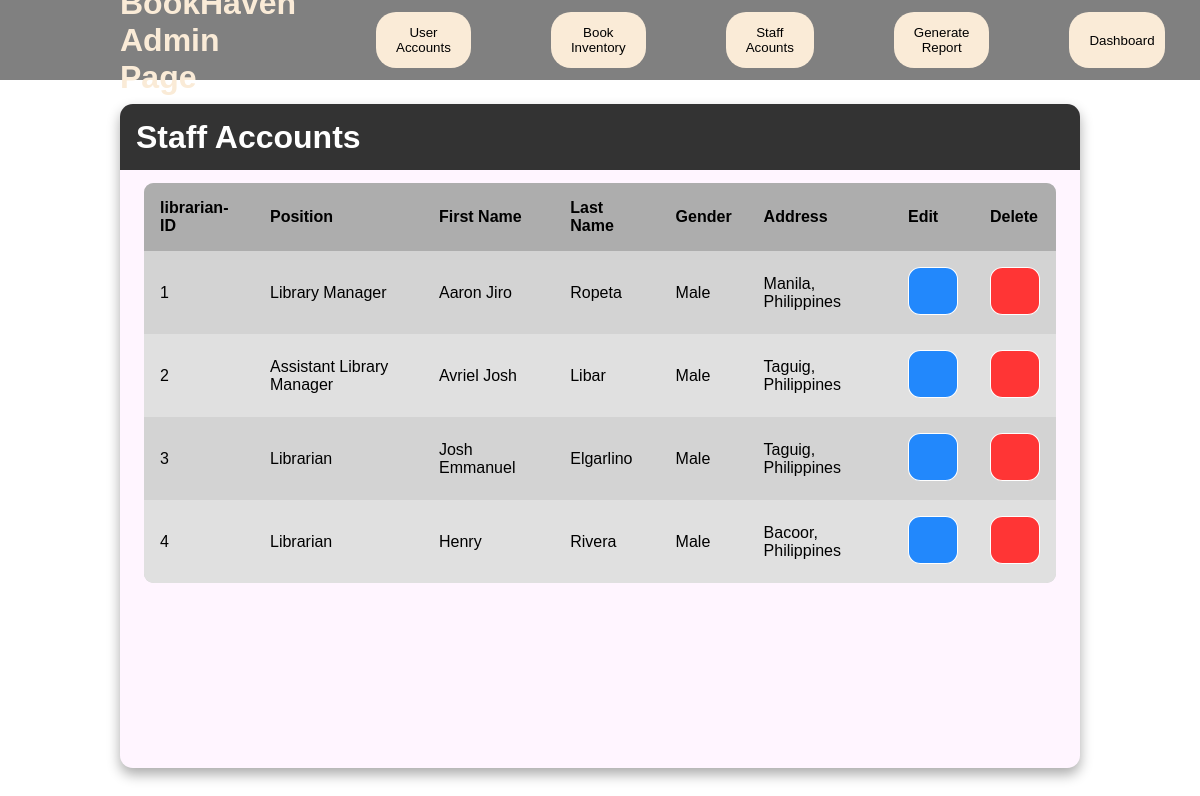
The page /admin-SA.php on the database its author committed.
### tables this page shows
CREATE TABLE `staff` (
  `librarian_id` int(11) NOT NULL,
  `position` varchar(255) NOT NULL,
  `f_name` varchar(255) NOT NULL,
  `l_name` varchar(255) NOT NULL,
  `gender` varchar(5) NOT NULL,
  `address` varchar(255) NOT NULL
);

### admin-SA.php (the view, shortened to what this page needs)
<?php
    $con = mysqli_connect("localhost", "root","","library management system");
    $sql_query = "SELECT *
                    FROM staff";
    $result = $con -> query($sql_query);
?>
<!DOCTYPE html>
<html lang="en">
<head>
    <link rel="stylesheet" href="styles/admin-UA1.css">
</head>
<body>
    <?php include 'admin-header.php'; ?>
    <main class="table">
        <section class="tb-header">
            <h1>Staff Accounts</h1>
        </section>
        <section class="tb-body">
            <table>
                <thead>
                    <tr>
                        <th> librarian-ID </th>
                        <th> Position </th>
                        <th> First Name </th>
                        <th> Last Name </th>
                        <th> Gender </th>
                        <th> Address </th>
                        <th> Edit </th>
                        <th> Delete </th>
                    </tr>
                </thead>
                <tbody>
                    <?php
                        while($row = $result->fetch_assoc()){?>
                            <tr>
                                <td><?php echo $row['librarian_id'];?> </td>
                                <td> <?php echo $row['position'];?> </td>
                                <td> <?php echo $row['f_name'];?> </td>
                                <td> <?php echo $row['l_name'];?> </td>
                                <td> <?php echo $row['gender'];?> </td>
                                <td> <?php echo $row['address'];?> </td>
                                <td>
                                    <button class="bt-edit">
                                    </button>
                                </td>
                                <td>
                                    <button class="bt-delete">
                                    </button>
                                </td>
                            </tr>
                    <?php
                        }
                    ?>
                </tbody>
            </table>
        </section>
    </main>
</body>
</html>

### styles/admin-UA1.css (style rules this page uses)
* { margin: 0; padding: 0; box-sizing: border-box; font-family: sans-serif; }
body { min-height: 100vh; justify-content: center; align-items: center; }
main.table { width: 80vw; height: 83vh; background-color: #fff5ff; margin-top: 2%; margin-left: 10%; box-shadow: 0 .4rem .8rem #0005; border-radius: .8rem; overflow: hidden; }
.tb-header { width: 100%; height: 10%; background-color: #333; padding: .8rem 1rem; color: white; display: flex; justify-content: space-between; align-items: center; }
.tb-body { width: 95%; max-height: calc(89% - 1.6rem); background-color: #d3d3d3; margin: .8rem auto; border-radius: .6rem; overflow: auto; }
tbody tr { width: 100%; }
table { height: 100%; width: 100%; }
thead th { position: sticky; top: 0; left: 0; background-color: #adadad; }
tbody tr:nth-child(even) { background-color: #e0e0e0; }
table, th, td { border-collapse: collapse; padding: 1rem; text-align: left; }
button { width: 50px; height: 3rem; border: 1px solid white; border-radius: 25%; cursor: pointer; }
.bt-edit { background-color: rgb(34, 136, 252); transition: all 0.3s; }
.bt-delete { background-color: rgb(255, 53, 53); transition: all 0.3s; }

### styles/admin-h.css (style rules this page uses)
* { margin: 0; padding: 0; font-family: Arial, Helvetica, sans-serif; box-sizing: border-box; }
h1 { margin: 0; font-size: 2rem; }

### rows shown on the page
staff: librarian_id "1", position "Library Manager", f_name "Aaron Jiro", l_name "Ropeta", gender "Male", address "Manila, Philippines"
staff: librarian_id "2", position "Assistant Library Manager", f_name "Avriel Josh", l_name "Libar", gender "Male", address "Taguig, Philippines"
staff: librarian_id "3", position "Librarian", f_name "Josh Emmanuel", l_name "Elgarlino", gender "Male", address "Taguig, Philippines"
staff: librarian_id "4", position "Librarian", f_name "Henry", l_name "Rivera", gender "Male", address "Bacoor, Philippines"
